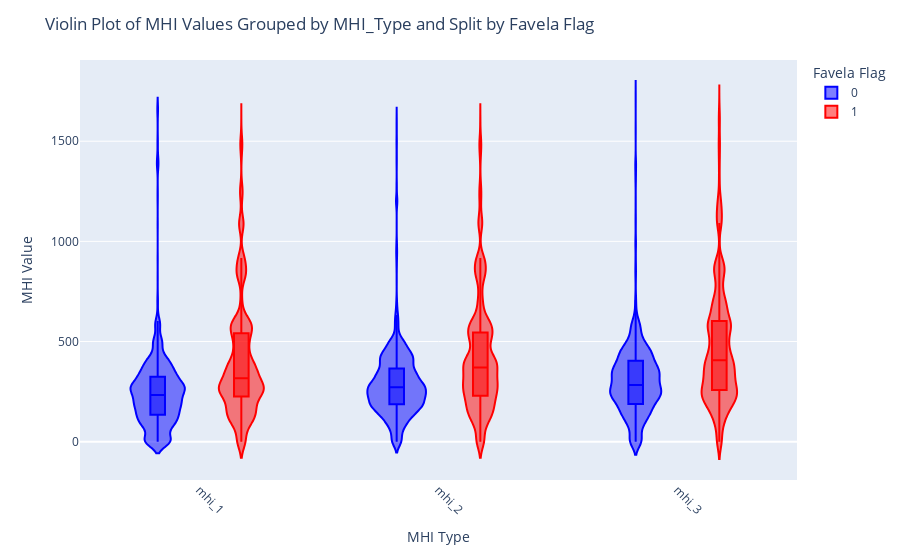

Notebook cell for this chart:
### Code cell
import plotly.express as px

# Ensure favela_flag is a string for categorical coloring
melted_df['favela_flag'] = melted_df['favela_flag'].astype(str)
color_map = {'1': 'red','0': 'blue'}

category_order = {'favela_flag': ['0', '1']}
# Create the Plotly Express violin plot with facet_col
fig = px.violin(melted_df, x='MHI_Type', y='MHI_Value', color='favela_flag', 
                box=True, points=False,color_discrete_map=color_map,
                category_orders=category_order)

# Customize the plot to match your previous styling
#fig.update_traces(line_color='black')
fig.update_layout(
    title='Violin Plot of MHI Values Grouped by MHI_Type and Split by Favela Flag',
    xaxis_title='MHI Type',
    yaxis_title='MHI Value',
    legend_title='Favela Flag',
    xaxis_tickangle=45
)

# Display the interactive plot
fig.show()

### Figure 1 — Plotly figure (JSON) as saved in the notebook; plotly's stock layout.template omitted (floating-point values rounded to 4 significant figures; data arrays with more than 128 entries replaced by an {"elided": "..."} marker saying what was removed)
{"data": [{"alignmentgroup": "True", "box": {"visible": true}, "hovertemplate": "favela_flag=0<br>MHI_Type=%{x}<br>MHI_Value=%{y}<extra></extra>", "legendgroup": "0", "marker": {"color": "blue"}, "name": "0", "offsetgroup": "0", "orientation": "v", "points": false, "scalegroup": "True", "showlegend": true, "type": "violin", "x": {"elided": "12177 str values"}, "x0": " ", "xaxis": "x", "y": {"elided": "12177 float values"}, "y0": " ", "yaxis": "y"}, {"alignmentgroup": "True", "box": {"visible": true}, "hovertemplate": "favela_flag=1<br>MHI_Type=%{x}<br>MHI_Value=%{y}<extra></extra>", "legendgroup": "1", "marker": {"color": "red"}, "name": "1", "offsetgroup": "1", "orientation": "v", "points": false, "scalegroup": "True", "showlegend": true, "type": "violin", "x": {"elided": "31575 str values"}, "x0": " ", "xaxis": "x", "y": {"elided": "31575 float values"}, "y0": " ", "yaxis": "y"}], "layout": {"legend": {"title": {"text": "Favela Flag"}, "tracegroupgap": 0}, "margin": {"t": 60}, "title": {"text": "Violin Plot of MHI Values Grouped by MHI_Type and Split by Favela Flag"}, "violinmode": "group", "xaxis": {"anchor": "y", "domain": [0, 1], "tickangle": 45, "title": {"text": "MHI Type"}}, "yaxis": {"anchor": "x", "domain": [0, 1], "title": {"text": "MHI Value"}}}}
